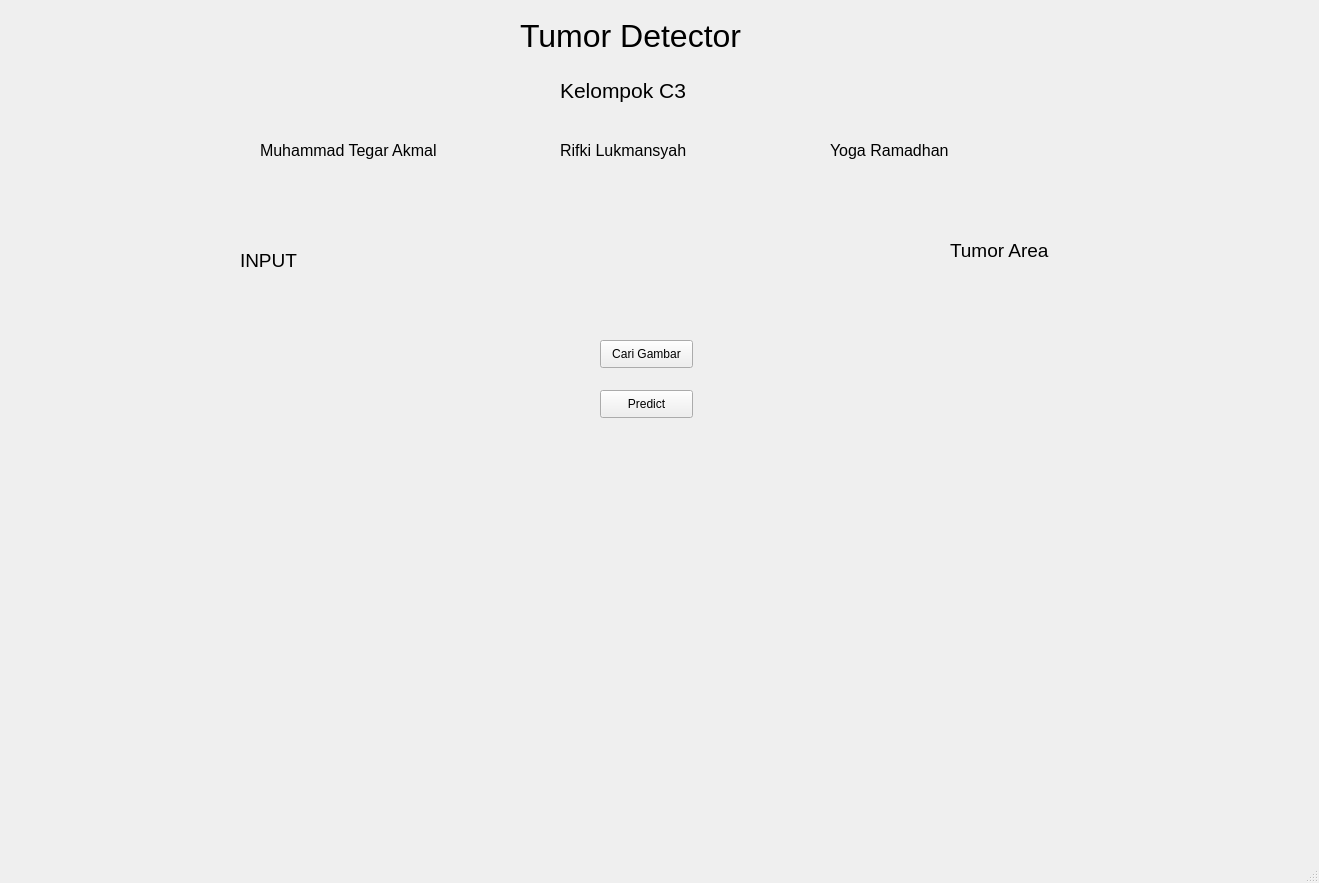
<?xml version="1.0" encoding="UTF-8"?>
<ui version="4.0">
 <class>MainWindow</class>
 <widget class="QMainWindow" name="MainWindow">
  <property name="geometry">
   <rect>
    <x>0</x>
    <y>0</y>
    <width>1319</width>
    <height>883</height>
   </rect>
  </property>
  <property name="windowTitle">
   <string>MainWindow</string>
  </property>
  <property name="autoFillBackground">
   <bool>true</bool>
  </property>
  <widget class="QWidget" name="centralwidget">
   <widget class="QLabel" name="label">
    <property name="geometry">
     <rect>
      <x>520</x>
      <y>10</y>
      <width>341</width>
      <height>51</height>
     </rect>
    </property>
    <property name="font">
     <font>
      <pointsize>24</pointsize>
     </font>
    </property>
    <property name="text">
     <string>Tumor Detector</string>
    </property>
   </widget>
   <widget class="QPushButton" name="pushButton">
    <property name="geometry">
     <rect>
      <x>600</x>
      <y>340</y>
      <width>93</width>
      <height>28</height>
     </rect>
    </property>
    <property name="text">
     <string>Cari Gambar</string>
    </property>
   </widget>
   <widget class="QLabel" name="predict_image">
    <property name="geometry">
     <rect>
      <x>790</x>
      <y>280</y>
      <width>431</width>
      <height>321</height>
     </rect>
    </property>
    <property name="text">
     <string/>
    </property>
   </widget>
   <widget class="QPushButton" name="predict_button">
    <property name="geometry">
     <rect>
      <x>600</x>
      <y>390</y>
      <width>93</width>
      <height>28</height>
     </rect>
    </property>
    <property name="text">
     <string>Predict</string>
    </property>
   </widget>
   <widget class="QLabel" name="label_result">
    <property name="geometry">
     <rect>
      <x>360</x>
      <y>670</y>
      <width>581</width>
      <height>81</height>
     </rect>
    </property>
    <property name="font">
     <font>
      <pointsize>14</pointsize>
     </font>
    </property>
    <property name="text">
     <string/>
    </property>
   </widget>
   <widget class="QLabel" name="image_original">
    <property name="geometry">
     <rect>
      <x>60</x>
      <y>290</y>
      <width>431</width>
      <height>321</height>
     </rect>
    </property>
    <property name="text">
     <string/>
    </property>
    <property name="scaledContents">
     <bool>true</bool>
    </property>
   </widget>
   <widget class="QLabel" name="label_2">
    <property name="geometry">
     <rect>
      <x>240</x>
      <y>250</y>
      <width>91</width>
      <height>20</height>
     </rect>
    </property>
    <property name="font">
     <font>
      <pointsize>14</pointsize>
     </font>
    </property>
    <property name="text">
     <string>INPUT</string>
    </property>
   </widget>
   <widget class="QLabel" name="label_3">
    <property name="geometry">
     <rect>
      <x>950</x>
      <y>240</y>
      <width>141</width>
      <height>20</height>
     </rect>
    </property>
    <property name="font">
     <font>
      <pointsize>14</pointsize>
     </font>
    </property>
    <property name="text">
     <string>Tumor Area</string>
    </property>
   </widget>
   <widget class="QLabel" name="label_4">
    <property name="geometry">
     <rect>
      <x>560</x>
      <y>70</y>
      <width>141</width>
      <height>41</height>
     </rect>
    </property>
    <property name="font">
     <font>
      <pointsize>16</pointsize>
     </font>
    </property>
    <property name="text">
     <string>Kelompok C3</string>
    </property>
   </widget>
   <widget class="QLabel" name="label_5">
    <property name="geometry">
     <rect>
      <x>260</x>
      <y>130</y>
      <width>191</width>
      <height>41</height>
     </rect>
    </property>
    <property name="font">
     <font>
      <pointsize>12</pointsize>
     </font>
    </property>
    <property name="text">
     <string>Muhammad Tegar Akmal</string>
    </property>
   </widget>
   <widget class="QLabel" name="label_6">
    <property name="geometry">
     <rect>
      <x>560</x>
      <y>130</y>
      <width>191</width>
      <height>41</height>
     </rect>
    </property>
    <property name="font">
     <font>
      <pointsize>12</pointsize>
     </font>
    </property>
    <property name="text">
     <string>Rifki Lukmansyah</string>
    </property>
   </widget>
   <widget class="QLabel" name="label_7">
    <property name="geometry">
     <rect>
      <x>830</x>
      <y>130</y>
      <width>191</width>
      <height>41</height>
     </rect>
    </property>
    <property name="font">
     <font>
      <pointsize>12</pointsize>
     </font>
    </property>
    <property name="text">
     <string>Yoga Ramadhan</string>
    </property>
   </widget>
  </widget>
  <widget class="QMenuBar" name="menubar">
   <property name="geometry">
    <rect>
     <x>0</x>
     <y>0</y>
     <width>1319</width>
     <height>21</height>
    </rect>
   </property>
  </widget>
  <widget class="QStatusBar" name="statusbar"/>
 </widget>
 <resources/>
 <connections/>
</ui>
